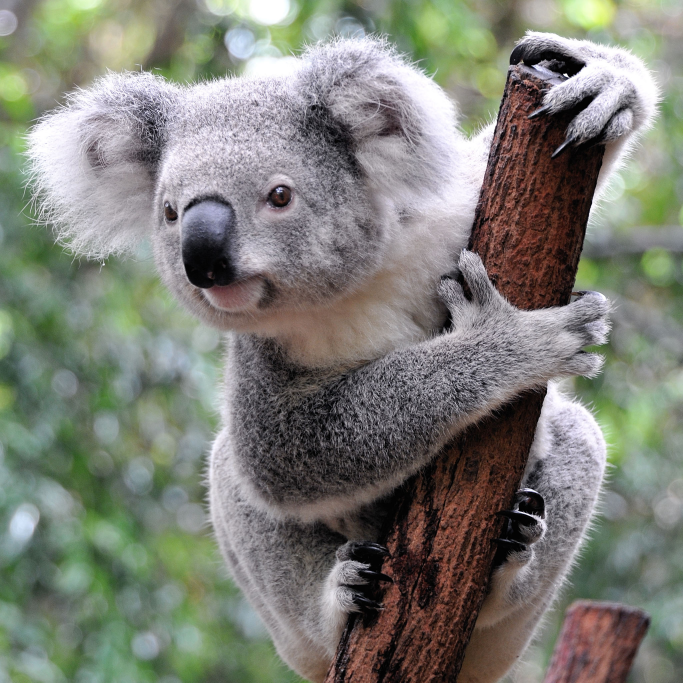
#> input picture WEIJ/example_projects/Gpu-Stencil-Operations-master/Gpu-Stencil-Operations-master/test2.jpeg, 2048 x 2048 px (shown at 1/3 size)
$ python image_filter_test.py
#> lines starting #> are read from the running program, lines starting #| are printed output that depends on the picture
'''
Demonstrate the significant performance difference between transferring
regular host memory and pinned (pagelocked) host memory.
'''
from __future__ import print_function
import numpy as np
import sys
import cv2
from timeit import default_timer as timer

from scipy.signal import fftconvolve
from scipy import misc, ndimage
from matplotlib import pyplot as plt
from skimage import feature
from skimage import color
from skimage import data
from skimage.io import imread
from pylab import imshow, show
from numba import cuda, vectorize, void, int32, uint32, uint8, autojit, jit

# Local Binary Pattern function
from skimage.feature import local_binary_pattern
# To calculate a normalized histogram
from scipy.stats import itemfreq
from sklearn.preprocessing import normalize
from sklearn.svm import LinearSVC
import scipy as scipy
import pickle
import json

import numpy as np
from skimage import color

from numba import vectorize, int32, cuda, jit, void
import math
# I distribute kernel code in two Phaces.
# 1. ________Copy data to shared memory_______:
#
#       for 5*5 screen I am having 5 threads per block
#       Totaling 25 blocks
#       but my shared memory and will be of 8*8 size
#       Have to add apron for stensil function

# 2. _______ Apply the stencil function over the shared data.


# ------------ Correct Configuration for 256*256 window
# bpg = (8,8)
# # Each block size wopuld be 32*32
# tpb = (32,32)


# for i in range(1, 40):
#     print('i : ',i," ans :  ", 256/i)


featureVector = []
VECTOR_KEY = "vectors"
# [6 lines left out: function save_allFeatures, not called in this run]


# Configuration for 10*10 window
# n = 20
# threadCount = 10

# Configuration for 256*256 window
n = 256
threadCount = 32

# bpg = 64
# # Each block size wopuld be 32*32
# tpb = 32
# n = bpg * tpb * tpb


radius = 1
BIN_COUNT = 255

# [160 lines left out: functions thresholding, unsharp_masking, lbp_texture, not called in this run]


        # val = H[ind]
        # cuda.syncthreads()
        # cuda.atomic.add(hist, ind, val)
    # TODO: May be Let each block creates its local histogram and
    #  call another kernel to add it into the global memory
    # or add it in the end.

    # else:
    #     arry[x,y] = 255
        # cuda.atomic.add(arry, (x,y),0)
    # Total No of Image
    # if ((y > 0 and  y < 65536 ) and (x > 0 and x < 65536)):
    #     # Now Lets Merge all the histograms
    #     # Do Linear Indexing
    #     # unique block index inside a 3D block grid
    #     LinearblockId = cuda.blockIdx.x + cuda.blockIdx.y * cuda.gridDim.x #//2D
    #     # global unique thread index, block dimension uses only x-coordinate
    #     LinearthreadId = LinearblockId * cuda.blockDim.x + cuda.threadIdx.x
    #     cuda.syncthreads()
    #     # print(LinearthreadId)
    #     val = LinearthreadId % BIN_COUNT
    #
    #     histVal = H[val]
    #
    #     cuda.atomic.add(hist,val, histVal)


def lbp_cuda_test():
    # src1 = np.arange(n*n, dtype=np.int32).reshape(n,n)
    gray = cv2.cvtColor(imread('test2.jpeg'),cv2.COLOR_BGR2GRAY)
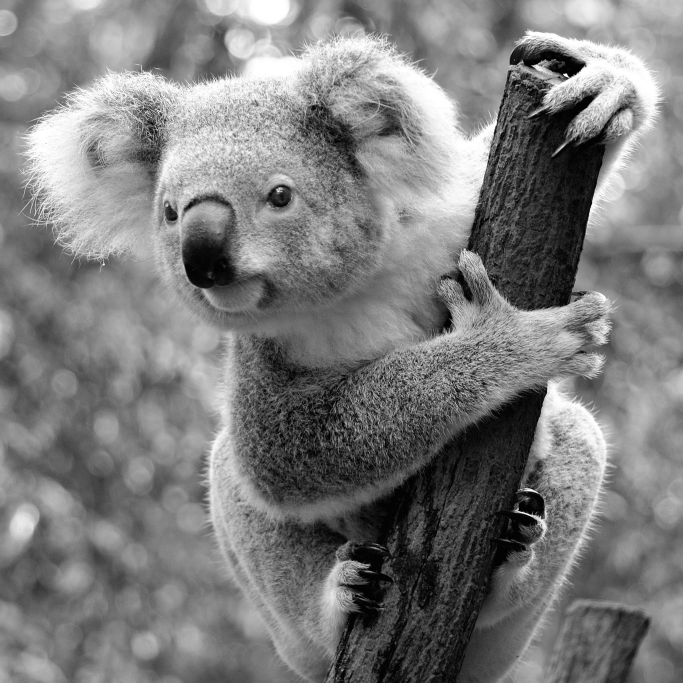
#> gray: shape (2048, 2048) (shown at 1/3 size); min 0, max 255, mean 124.3
    src1 = cv2.resize(gray, (n,n)).astype(np.int32)
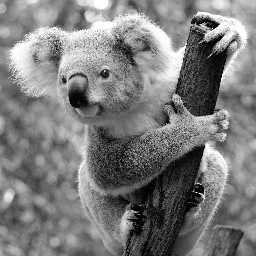
#> src1: shape (256, 256) int32; min 0, max 255, mean 124.5
    plt.imshow(src1, cmap=plt.cm.gray)
    plt.axis('off')
    plt.show()

    histogram = np.zeros(BIN_COUNT, dtype=np.int32)

    # We have threadCount*threadCount per block
    threadsperblock = (threadCount,threadCount)

    blockspergrid_x = math.ceil(src1.shape[0] / threadsperblock[0])
#> blockspergrid_x = 8
    blockspergrid_y = math.ceil(src1.shape[1] / threadsperblock[1])
#> blockspergrid_y = 8
    # We have 2*2 blocks
    blockspergrid = (blockspergrid_x, blockspergrid_y)
#> blockspergrid = (8, 8)
    print(threadsperblock)
    print(blockspergrid)
#| (8, 8)
    # Debugging Variables
    sd=0
    dd=10
    print(src1[sd:dd,sd:dd])
#| [[143 145 146 147 144 137 125 124 116 111]
#|  [146 148 147 147 143 132 121 113 115 109]
#|  [147 146 148 145 134 122 114 107 109 109]
#|  [153 156 152 142 129 116 112 105 107 112]
#|  [180 187 190 178 147 116 110 109 107 107]
#|  [183 181 180 176 171 142 112 102 111 106]
#|  [184 183 175 169 171 159 121 112 113 117]
#|  [175 174 172 163 163 167 129 109 112 119]
#|  [179 177 170 164 160 159 142 113 114 122]
#|  [181 176 163 156 164 163 135 109 122 124]]

    cstream = cuda.stream()  # use stream to trigger async memory transfer
    ts = timer()
    # Increase Counter to measure the Efficiency
    count = 1
    for i in range(count):
        with cstream.auto_synchronize():
            # Copies Data to the device.
            d_src1 = cuda.to_device(src1, stream=cstream)
            # Copies histogram.
            d_hist_src = cuda.to_device(histogram, stream=cstream)
            # call the kernel fucntion
            lbp_texture[blockspergrid, threadsperblock, cstream](d_src1,d_hist_src)

            d_src1.copy_to_host(src1, stream=cstream)
            d_hist_src.copy_to_host(histogram, stream=cstream)

    te = timer()
    print('GPU Process ',count," Iterations : in ", te - ts)
    print(src1[sd:dd,sd:dd])
    print('histogram is')

    # histogram = histogram / sum(histogram)
    # Calculating histogram
    print(len(histogram))
    print(histogram)

    # [23 lines of commented-out code are left out]

    plt.imshow(src1, cmap=plt.cm.gray)
    plt.axis('off')
    plt.show()
    # save_allFeatures(hist)

lbp_cuda_test()
#> (the call stopped at in lbp_cuda_test, `cstream = cuda.stream()`: numba is not available in this run)

print('done')
